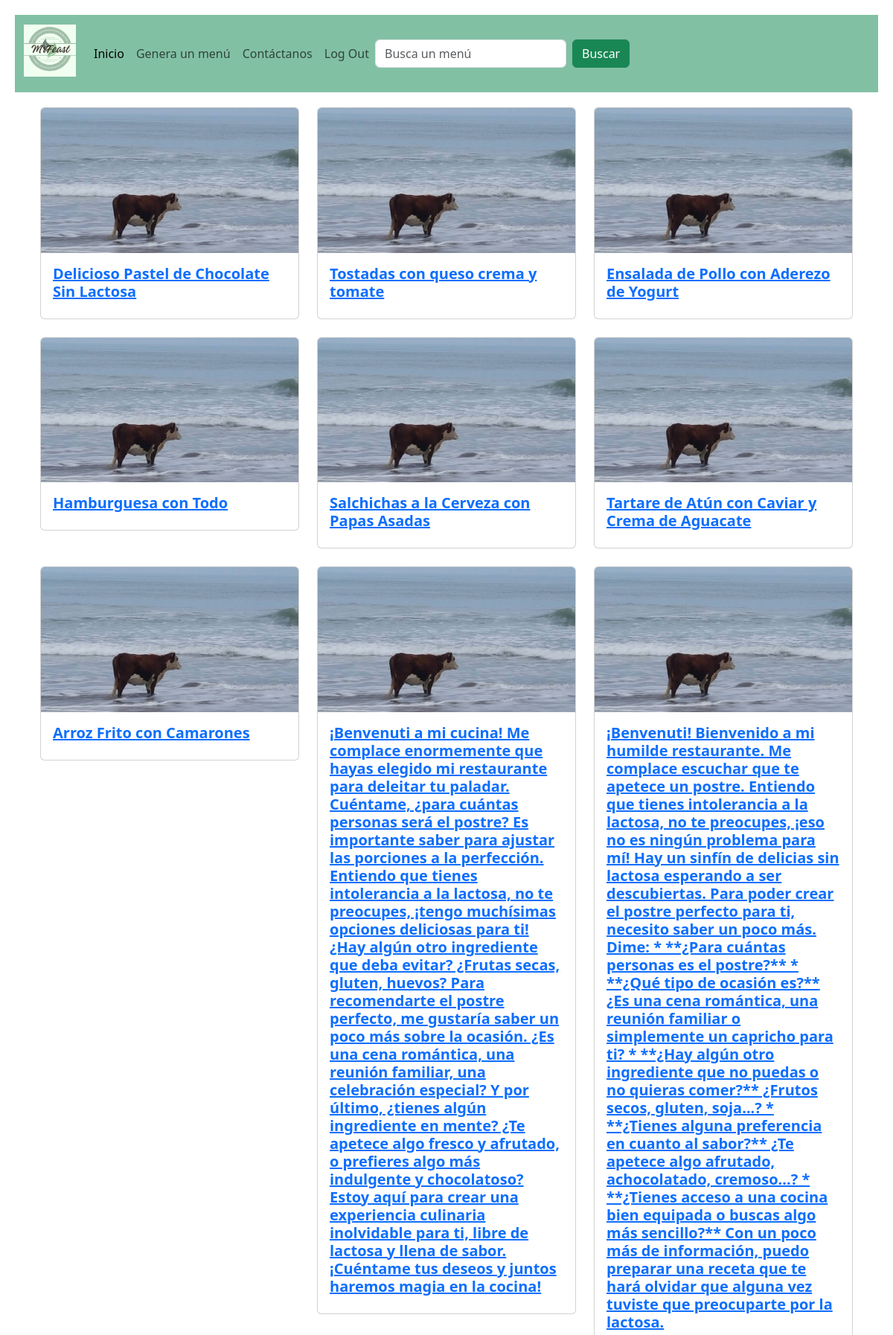
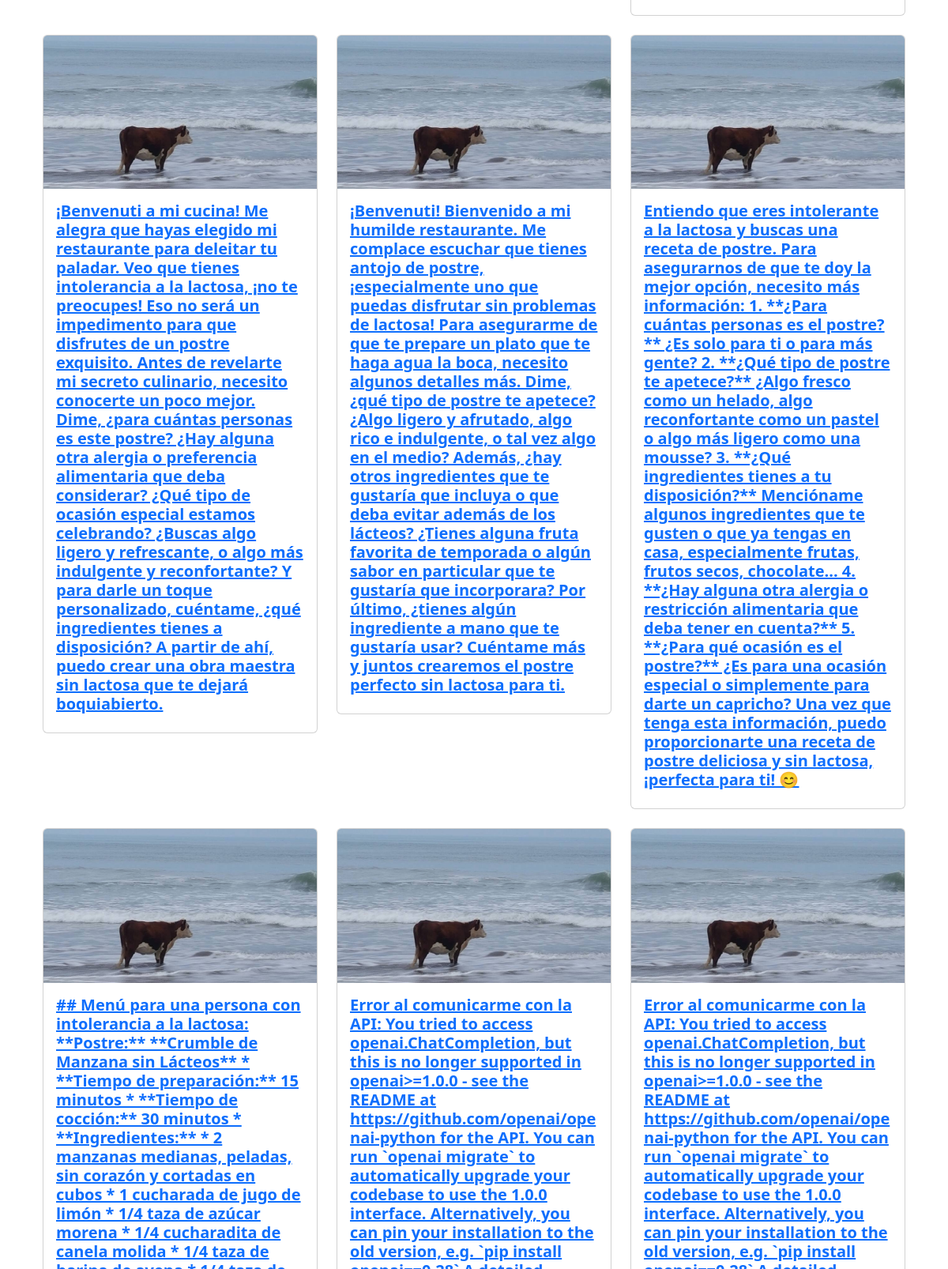
Screenshot of /portal/ (upper part) with the database file from the repository (2 pictures, top to bottom).
### food/models.py (models this page shows, shortened)
class Menu(models.Model):
    title = models.CharField(max_length=100)
    descripcion = models.CharField(max_length=2000)
    imagen = models.ImageField(upload_to='menu/images/')

### food/views.py (the view)
# urls.py: path('', PortalView.as_view(), name='portal'),
class PortalView(ListView):
    model = Menu
    template_name = 'portal.html'
    context_object_name = 'menus'
    def get_queryset(self):
        busqueda = self.request.GET.get('busqueda')
        if busqueda:
            return Menu.objects.filter(title__icontains=busqueda)
        return Menu.objects.all()

### food/templates/portal.html
{% extends "base.html" %}
{% block content %}
<div class="container">
    <div class= "row row-cols-1 row-cols-md-3 g-4">
        {% for menu in menus %}
        <div v-for="menu in menus" class="col">
            <div class="card">
                <a href="{% url 'detail' menu.id %}">
                    <img class="card-img-top" src="{{ menu.imagen.url}}"/>
                        <div class ="card-body">
                            <h5 class="card-title fw-bold">{{ menu.title }}</h5>
                        </div>
                </a>
            </div>
        </div>
        {% endfor %}
    </div>
</div>
{% endblock content %}

### rows the page displays
Menu: imagen (picture), title "Delicioso Pastel de Chocolate Sin Lactosa"
Menu: imagen (picture), title "Tostadas con queso crema y tomate"
Menu: imagen (picture), title "Ensalada de Pollo con Aderezo de Yogurt"
Menu: imagen (picture), title "Hamburguesa con Todo"
Menu: imagen (picture), title "Salchichas a la Cerveza con Papas Asadas"
Menu: imagen (picture), title "Tartare de Atún con Caviar y Crema de Aguacate"
Menu: imagen (picture), title "Arroz Frito con Camarones"
Menu: imagen (picture), title "¡Benvenuti a mi cucina! Me complace enormemente que hayas elegido mi restaurante para deleitar tu paladar. Cuéntame, ¿para cuántas personas será el postre? Es importante saber para ajustar las porciones a la perfección. Entiendo que tienes intolerancia a la lactosa, no te preocupes, ¡tengo muchísimas opciones deliciosas para ti! ¿Hay algún otro ingrediente que deba evitar? ¿Frutas secas, gluten, huevos? Para recomendarte el postre perfecto, me gustaría saber un poco más sobre la ocasión. ¿Es una cena romántica, una reunión familiar, una celebración especial? Y por último, ¿tienes algún ingrediente en mente? ¿Te apetece algo fresco y afrutado, o prefieres algo más indulgente y chocolatoso?…"
Menu: imagen (picture), title "¡Benvenuti! Bienvenido a mi humilde restaurante. Me complace escuchar que te apetece un postre. Entiendo que tienes intolerancia a la lactosa, no te preocupes, ¡eso no es ningún problema para mí! Hay un sinfín de delicias sin lactosa esperando a ser descubiertas. Para poder crear el postre perfecto para ti, necesito saber un poco más. Dime: * **¿Para cuántas personas es el postre?** * **¿Qué tipo de ocasión es?** ¿Es una cena romántica, una reunión familiar o simplemente un capricho para ti? * **¿Hay algún otro ingrediente que no puedas o no quieras comer?** ¿Frutos secos, gluten, soja...? * **¿Tienes alguna preferencia en cuanto al sabor?** ¿Te apetece algo afrutado, achocolatado,…"
Menu: imagen (picture), title "¡Benvenuti a mi cucina! Me alegra que hayas elegido mi restaurante para deleitar tu paladar. Veo que tienes intolerancia a la lactosa, ¡no te preocupes! Eso no será un impedimento para que disfrutes de un postre exquisito. Antes de revelarte mi secreto culinario, necesito conocerte un poco mejor. Dime, ¿para cuántas personas es este postre? ¿Hay alguna otra alergia o preferencia alimentaria que deba considerar? ¿Qué tipo de ocasión especial estamos celebrando? ¿Buscas algo ligero y refrescante, o algo más indulgente y reconfortante? Y para darle un toque personalizado, cuéntame, ¿qué ingredientes tienes a disposición? A partir de ahí, puedo crear una obra maestra sin lactosa que te dejará…"
Menu: imagen (picture), title "¡Benvenuti! Bienvenido a mi humilde restaurante. Me complace escuchar que tienes antojo de postre, ¡especialmente uno que puedas disfrutar sin problemas de lactosa! Para asegurarme de que te prepare un plato que te haga agua la boca, necesito algunos detalles más. Dime, ¿qué tipo de postre te apetece? ¿Algo ligero y afrutado, algo rico e indulgente, o tal vez algo en el medio? Además, ¿hay otros ingredientes que te gustaría que incluya o que deba evitar además de los lácteos? ¿Tienes alguna fruta favorita de temporada o algún sabor en particular que te gustaría que incorporara? Por último, ¿tienes algún ingrediente a mano que te gustaría usar? Cuéntame más y juntos crearemos el postre…"
Menu: imagen (picture), title "Entiendo que eres intolerante a la lactosa y buscas una receta de postre. Para asegurarnos de que te doy la mejor opción, necesito más información: 1. **¿Para cuántas personas es el postre?** ¿Es solo para ti o para más gente? 2. **¿Qué tipo de postre te apetece?** ¿Algo fresco como un helado, algo reconfortante como un pastel o algo más ligero como una mousse? 3. **¿Qué ingredientes tienes a tu disposición?** Mencióname algunos ingredientes que te gusten o que ya tengas en casa, especialmente frutas, frutos secos, chocolate... 4. **¿Hay alguna otra alergia o restricción alimentaria que deba tener en cuenta?** 5. **¿Para qué ocasión es el postre?** ¿Es para una ocasión especial o…"
Menu: imagen (picture)
Menu: imagen (picture)
Menu: imagen (picture)
